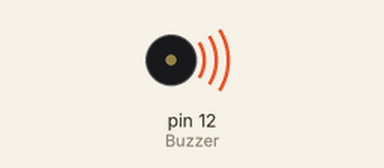
Recording of a sketch running on a simulated Arduino Uno, built with avr-gcc and run on an emulated ATmega328P. Parts: buzzer (waves = sounding).

Above: at 0.2 s.
Timing chart, 0 to 9.8 s (numbered marks = the images above):
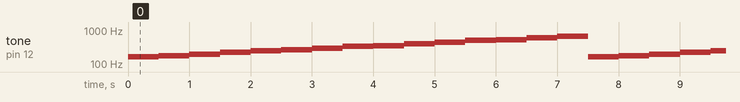

Measured:
- by itself, tone on pin 12 (Buzzer): repeats every 7.5 s: 174 Hz 0.50 s, 196 Hz 0.50 s, 220 Hz 0.50 s, 246 Hz 0.50 s, 261 Hz 0.50 s, 293 Hz 0.50 s, 329 Hz 0.50 s, 349 Hz 0.50 s, 392 Hz 0.50 s, 440 Hz 0.50 s, 493 Hz 0.50 s, 523 Hz 0.50 s, 587 Hz 0.50 s, 659 Hz 0.50 s, 164 Hz 0.50 s

The sketch:

Melodia.ino
```cpp
int Buzzer=12;

void setup(){}
void loop(){

  tone(Buzzer,164);
  delay(500);
  tone(Buzzer,174);
  delay(500);
  tone(Buzzer,196);
  delay(500);
  tone(Buzzer,220);
  delay(500);
  tone(Buzzer,246);
  delay(500);
  tone(Buzzer,261);
  delay(500);
  tone(Buzzer,293);
  delay(500);
  tone(Buzzer,329);
  delay(500);
  tone(Buzzer,349);
  delay(500);
  tone(Buzzer,392);
  delay(500);
  tone(Buzzer,440);
  delay(500);
  tone(Buzzer,493);
  delay(500);
  tone(Buzzer,523);
  delay(500);
  tone(Buzzer,587);
  delay(500);
  tone(Buzzer,659);
  delay(500);

}
```
